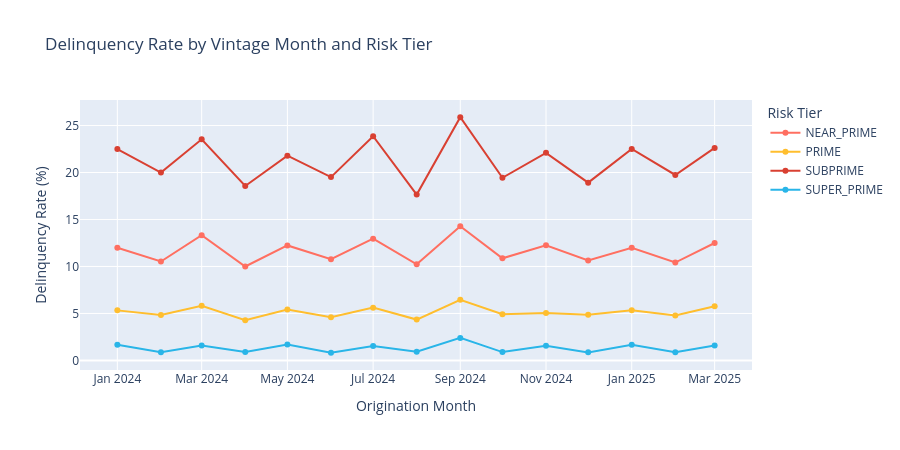

The code cell stored with this chart in its notebook:
### Markdown cell above
## 3. Vintage Curve Analysis
Analyze cumulative net loss rates by origination month and risk tier — the core metric for ABS investors.

### Code cell
perf = sf_query(f"""
    SELECT ORIGINATION_MONTH, RISK_TIER,
        SUM(LOAN_COUNT) AS LOANS,
        SUM(TOTAL_FUNDED) AS FUNDED,
        SUM(DELINQUENT_LOANS) AS DELINQUENT,
        ROUND(AVG(AVG_CREDIT_SCORE), 0) AS AVG_SCORE
    FROM {cfg.PERFORMANCE_TABLE}
    GROUP BY ORIGINATION_MONTH, RISK_TIER
    ORDER BY ORIGINATION_MONTH, RISK_TIER
""")

perf["DELINQUENCY_RATE"] = (perf["DELINQUENT"] / perf["LOANS"] * 100).round(2)

tier_colors = {"SUBPRIME": "#D94032", "NEAR_PRIME": "#FF6F61", "PRIME": "#FFBE2E", "SUPER_PRIME": "#29B5E8"}

fig_vintage = px.line(
    perf, x="ORIGINATION_MONTH", y="DELINQUENCY_RATE",
    color="RISK_TIER", color_discrete_map=tier_colors,
    markers=True,
    title="Delinquency Rate by Vintage Month and Risk Tier",
)
fig_vintage.update_layout(
    xaxis_title="Origination Month", yaxis_title="Delinquency Rate (%)",
    legend_title="Risk Tier", height=450,
)
fig_vintage.show()

### Figure 1 — Plotly figure (JSON) as saved in the notebook; plotly's stock layout.template omitted (floating-point values rounded to 4 significant figures)
{"data": [{"hovertemplate": "RISK_TIER=NEAR_PRIME<br>ORIGINATION_MONTH=%{x}<br>DELINQUENCY_RATE=%{y}<extra></extra>", "legendgroup": "NEAR_PRIME", "line": {"color": "#FF6F61", "dash": "solid"}, "marker": {"symbol": "circle"}, "mode": "lines+markers", "name": "NEAR_PRIME", "orientation": "v", "showlegend": true, "type": "scatter", "x": ["2024-01-01", "2024-02-01", "2024-03-01", "2024-04-01", "2024-05-01", "2024-06-01", "2024-07-01", "2024-08-01", "2024-09-01", "2024-10-01", "2024-11-01", "2024-12-01", "2025-01-01", "2025-02-01", "2025-03-01"], "xaxis": "x", "y": [12.0, 10.53, 13.33, 10.0, 12.24, 10.78, 12.96, 10.23, 14.29, 10.87, 12.26, 10.64, 12.0, 10.42, 12.5], "yaxis": "y"}, {"hovertemplate": "RISK_TIER=PRIME<br>ORIGINATION_MONTH=%{x}<br>DELINQUENCY_RATE=%{y}<extra></extra>", "legendgroup": "PRIME", "line": {"color": "#FFBE2E", "dash": "solid"}, "marker": {"symbol": "circle"}, "mode": "lines+markers", "name": "PRIME", "orientation": "v", "showlegend": true, "type": "scatter", "x": ["2024-01-01", "2024-02-01", "2024-03-01", "2024-04-01", "2024-05-01", "2024-06-01", "2024-07-01", "2024-08-01", "2024-09-01", "2024-10-01", "2024-11-01", "2024-12-01", "2025-01-01", "2025-02-01", "2025-03-01"], "xaxis": "x", "y": [5.33, 4.83, 5.81, 4.29, 5.41, 4.61, 5.62, 4.35, 6.45, 4.93, 5.06, 4.86, 5.33, 4.79, 5.77], "yaxis": "y"}, {"hovertemplate": "RISK_TIER=SUBPRIME<br>ORIGINATION_MONTH=%{x}<br>DELINQUENCY_RATE=%{y}<extra></extra>", "legendgroup": "SUBPRIME", "line": {"color": "#D94032", "dash": "solid"}, "marker": {"symbol": "circle"}, "mode": "lines+markers", "name": "SUBPRIME", "orientation": "v", "showlegend": true, "type": "scatter", "x": ["2024-01-01", "2024-02-01", "2024-03-01", "2024-04-01", "2024-05-01", "2024-06-01", "2024-07-01", "2024-08-01", "2024-09-01", "2024-10-01", "2024-11-01", "2024-12-01", "2025-01-01", "2025-02-01", "2025-03-01"], "xaxis": "x", "y": [22.5, 20.0, 23.53, 18.57, 21.79, 19.51, 23.86, 17.65, 25.88, 19.44, 22.09, 18.92, 22.5, 19.74, 22.62], "yaxis": "y"}, {"hovertemplate": "RISK_TIER=SUPER_PRIME<br>ORIGINATION_MONTH=%{x}<br>DELINQUENCY_RATE=%{y}<extra></extra>", "legendgroup": "SUPER_PRIME", "line": {"color": "#29B5E8", "dash": "solid"}, "marker": {"symbol": "circle"}, "mode": "lines+markers", "name": "SUPER_PRIME", "orientation": "v", "showlegend": true, "type": "scatter", "x": ["2024-01-01", "2024-02-01", "2024-03-01", "2024-04-01", "2024-05-01", "2024-06-01", "2024-07-01", "2024-08-01", "2024-09-01", "2024-10-01", "2024-11-01", "2024-12-01", "2025-01-01", "2025-02-01", "2025-03-01"], "xaxis": "x", "y": [1.67, 0.87, 1.6, 0.91, 1.69, 0.82, 1.54, 0.93, 2.4, 0.89, 1.56, 0.86, 1.67, 0.88, 1.59], "yaxis": "y"}], "layout": {"height": 450, "legend": {"title": {"text": "Risk Tier"}, "tracegroupgap": 0}, "title": {"text": "Delinquency Rate by Vintage Month and Risk Tier"}, "xaxis": {"anchor": "y", "domain": [0, 1], "title": {"text": "Origination Month"}}, "yaxis": {"anchor": "x", "domain": [0, 1], "title": {"text": "Delinquency Rate (%)"}}}}
